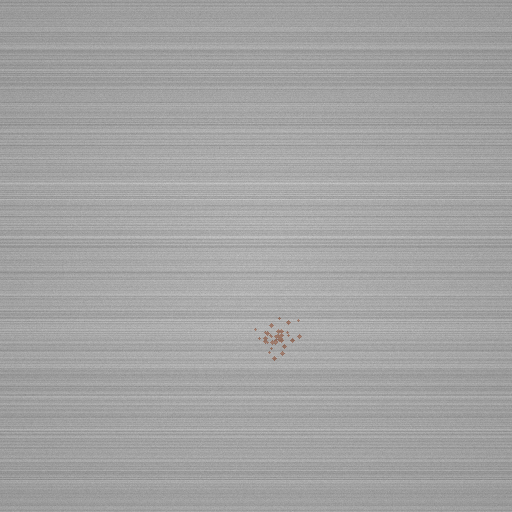
#> input picture first_frame.png, 512 x 512 px
$ python -i preprocessor.py   (imports and definitions only)
#> lines starting #> are read from the running program, lines starting #| are printed output that depends on the picture
#> further down, picture is the input picture: shape (512, 512, 3); mean B, G, R 162.9, 162.9, 162.9
import os
import cv2
import numpy as np

def load_image(path: str) -> np.ndarray:
    """Read an image from *path* and return a BGR ``np.ndarray``.
    Raises ``FileNotFoundError`` if the file does not exist.
    """
    if not os.path.exists(path):
        raise FileNotFoundError(f"Image file not found: {path}")
    img = cv2.imread(path, cv2.IMREAD_COLOR)
    if img is None:
        raise ValueError(f"Failed to load image: {path}")
    return img

def preprocess(image: np.ndarray, *, clahe_clip: float = 2.0, denoise_h: int = 10) -> np.ndarray:
    """Apply standard preprocessing steps to a BGR image.

    Steps:
    1. Convert from BGR to Lab colour space.
    2. Apply CLAHE (Contrast Limited Adaptive Histogram Equalisation) to the L‑channel.
    3. Merge back to BGR.
    4. Optionally denoise with ``cv2.fastNlMeansD`` (applied per channel).

    Parameters
    ----------
    image: np.ndarray
        Input BGR image (uint8).
    clahe_clip: float, default 2.0
        Clip limit for the CLAHE algorithm.
    denoise_h: int, default 10
        ``h`` parameter for ``fastNlMeansD``; set to 0 to skip denoising.

    Returns
    -------
    np.ndarray
        Preprocessed BGR image (uint8, same spatial dimensions as input).
    """
#> called with clahe_clip = 2, denoise_h = 10
    if image.ndim != 3 or image.shape[2] != 3:
        raise ValueError("preprocess expects a 3‑channel BGR image")

    # 1. Lab conversion
    lab = cv2.cvtColor(image, cv2.COLOR_BGR2LAB)
#> lab: shape (512, 512, 3); mean of channels 0, 1, 2 170.8, 128, 128
    l, a, b = cv2.split(lab)

    # 2. CLAHE on L channel
    clahe = cv2.createCLAHE(clipLimit=clahe_clip, tileGridSize=(8, 8))
    l_eq = clahe.apply(l)

    # 3. Merge and convert back to BGR
    lab_eq = cv2.merge((l_eq, a, b))
#> lab_eq: shape (512, 512, 3); mean of channels 0, 1, 2 161.9, 128, 128
    bgr_eq = cv2.cvtColor(lab_eq, cv2.COLOR_LAB2BGR)
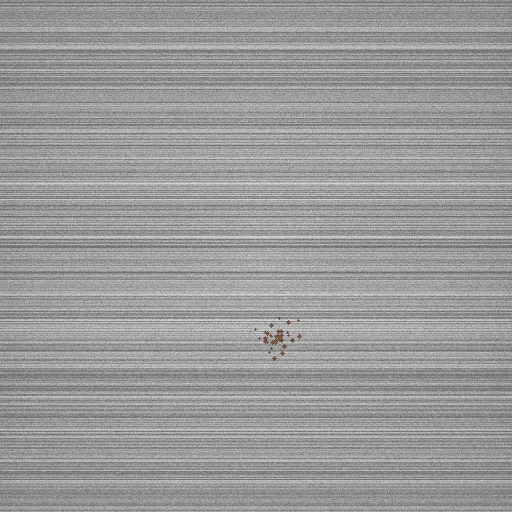
#> bgr_eq: shape (512, 512, 3); mean B, G, R 153.9, 153.9, 153.9

    # 4. Denoise (optional)
    # 4. Denoise (optional)
    # If fastNlMeansD is available we use it; otherwise fall back to median blur.
    if denoise_h > 0:
        if hasattr(cv2, "fastNlMeansD"):
            denoised = np.empty_like(bgr_eq)
            for c in range(3):
                denoised[:, :, c] = cv2.fastNlMeansD(bgr_eq[:, :, c], h=denoise_h, templateWindowSize=7, searchWindowSize=21)
            return denoised
        else:
            # Median blur works on any cv2 build
            denoised = np.empty_like(bgr_eq)
            for c in range(3):
                denoised[:, :, c] = cv2.medianBlur(bgr_eq[:, :, c], ksize=3)
            return denoised
    else:
        return bgr_eq

>>> import cv2
>>> picture = cv2.imread('../../first_frame.png')
>>> result = preprocess(picture)
